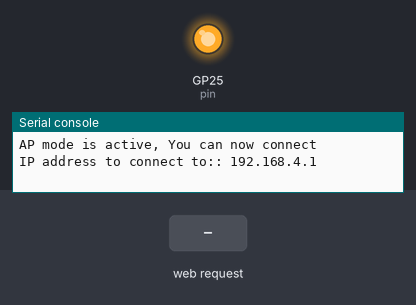
The program below on a simulated Raspberry Pi Pico running MicroPython. Shown: output pins drawn as LEDs (lit = HIGH), the last lines printed to the serial console. The test bench sets the inputs (shaded band). The board's own WiFi access point starts at once.

Above: at 1.2 s.
1.3 s: HTTP request GET /lightoff? received
At 2.5 s:
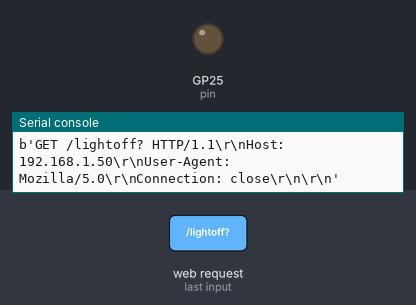
2.8 s: HTTP request GET /lighton? received
At 3.8 s:
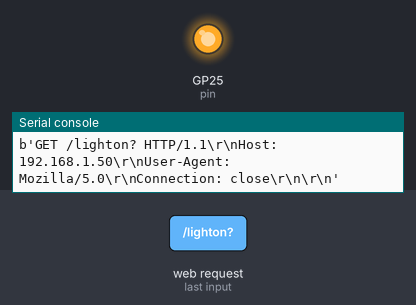
Timing chart, 0 to 5.8 s (numbered marks = the images above; inputs shaded):
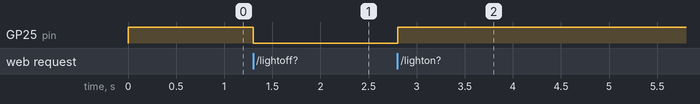

The program:

web_servery.py
```python
'''
    web_server.py

    Simple example to demonstrate two-way communication with a Pico 2W running as
    as access point.

    Start running this file on the Pico 2W and then join the created network. The
    on-board LED should blink when the network is being set up and stay on when the
    set up is complete. The joining instructions will be printed in the REPL.

    Once joining the network and going to the IP address in a browser, a web page
    displaying the state of the LED and a series of buttons to control the LED and
    shut down the server will be shown.

    The network ssid and password can be modified at the bottom of this file.
'''

import network
import socket
from time import sleep
from machine import Pin
import rp2
import sys

# global variable for the pin with the on-board LED
pin = Pin("LED", Pin.OUT)

def webpage(led_state, square_color):
    #Template HTML
    html = f"""<!DOCTYPE html>
<html>
<body>
<h1>Pressure Sensor Debug</h1>
<p>You should see a square that changes color when the below buttons are pressed. The LED on the Pico should also turn on and off.</p>
<canvas id="myCanvas" width="500" height="500" style="border:1px solid black;">
Sorry, your browser does not support canvas.
</canvas>

<script>
const canvas = document.getElementById("myCanvas");
const ctx = canvas.getContext("2d");
ctx.fillStyle = {square_color};
ctx.fillRect(10,10,480,480);
</script>
<form action="./lighton">
            <input type="submit" value="Light on" />
            </form>
            <form action="./lightoff">
            <input type="submit" value="Light off" />
            </form>
            <form action="./close">
            <input type="submit" value="Shut down server" />
            </form>
<p>LED is {led_state}</p>
</body>
</html>
         """
    return str(html)

def serve(connection):
    '''
    Starts up the server for serving the webpage.
    '''
    # keep track of LED state
    state = 'ON'
    # displayed color in the webpage
    color = '\"green\"'
    # start with turning the LED on
    pin.on()

    # start a continous loop
    while True:
        # when a request is received
        client = connection.accept()[0]
        request = client.recv(1024)
        request = str(request)
        # print for debugging
        print(request)
        try:
            request = request.split()[1]
        except IndexError:
            pass
        if request == '/lighton?':
            pin.on()
            state = 'ON'
            color = '\"green\"'
        elif request =='/lightoff?':
            pin.off()
            state = 'OFF'
            color = '\"black\"'
        elif request == '/close?':
            sys.exit()
        html = webpage(state, color)
        client.send(html)
        client.close()


def connect(ssid, password):
    '''
    Create access point.
    '''
    # set up the access with the given ssid and password
    ap = network.WLAN(network.AP_IF)
    ap.config(essid=ssid, password=password)
    ap.active(True)

    while ap.active() == False:
        print('Setting up connection...')
        time.sleep(0.5)
    print('AP mode is active, You can now connect')
    print('IP address to connect to:: ' + ap.ifconfig()[0])
    # turn on LED
    pin.on()
    ap_ip = ap.ifconfig()[0]
    return ap_ip

def open_socket(ip):
    '''
    Opens a socket.
    '''
    # Open a socket
    address = (ip, 80)
    connection = socket.socket()
    connection.bind(address)
    # start listening to incoming on socket
    connection.listen(1)
    return connection

# can change the network name and password below
ip = connect('Pico2W', 'password')
connection = open_socket(ip)
serve(connection)
```

Measured:
- after the input at 1.3 s, GP25 (pin): HIGH → LOW at once
- after the input at 2.8 s, GP25 (pin): LOW → HIGH at once
